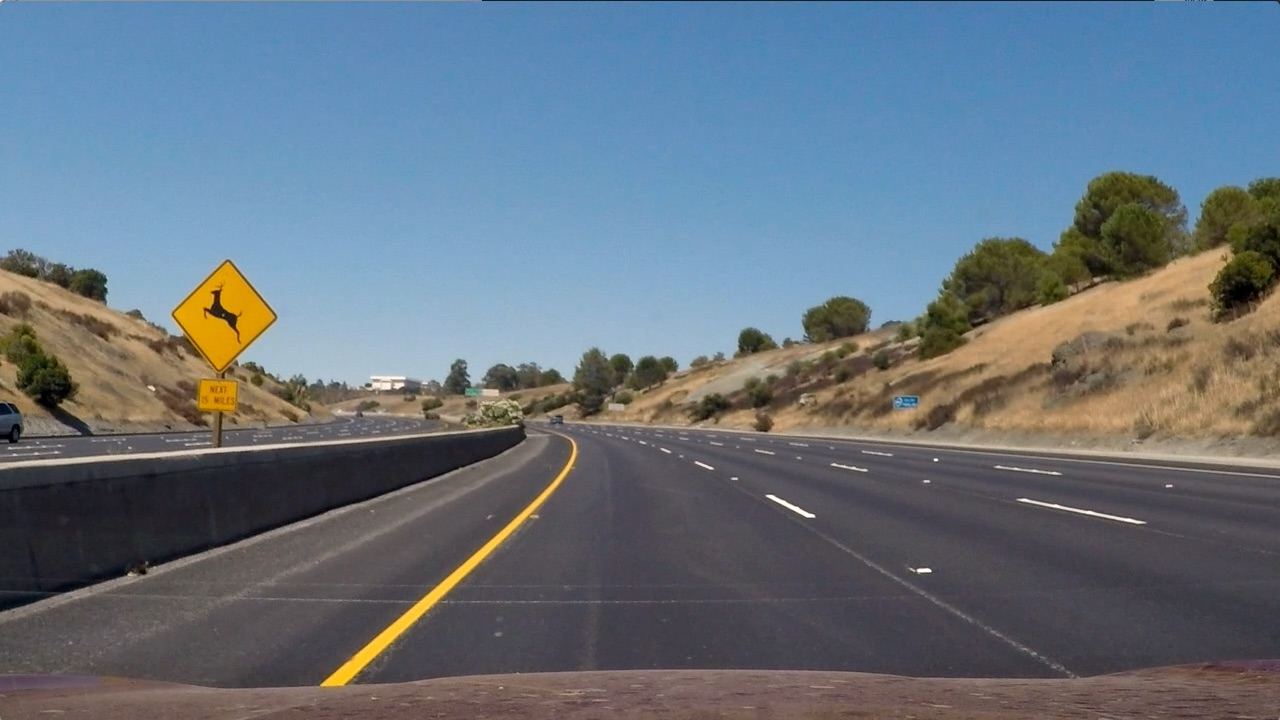
#> input picture test_images/test2.jpg, 1280 x 720 px
$ jupyter execute --allow-errors writeup.ipynb   (shell and % lines are left out)   (older library calls are emulated)
#> lines starting #> are read from the running program, lines starting #| are printed output that depends on the picture; after the words box and inside, x2 and y2 are one past the last pixel; in counts of white or black regions, pixels touching at a corner belong together
### notebooks/laneline.py
import numpy as np
import cv2
import json
from scipy.ndimage.filters import gaussian_filter
from scipy.optimize import minimize


##mostly image functions

def gaussian_blur(img, kernel_size):
    """Applies a Gaussian Noise kernel"""
    return cv2.GaussianBlur(img, (kernel_size, kernel_size), 0)

def maybe_grayscale(img):
    '''Converts the image to gray scale if it isnt already single channel'''
    if len(img.shape) == 3 and img.shape[-1] !=1:
        gray = cv2.cvtColor(img, cv2.COLOR_RGB2GRAY)
    else:
        gray = img

    return gray

def apply_mask(img, thresh, norm=False):
    '''Applies an interval threshold to an image, returns a boolean mask'''
    if norm:
        z = np.uint8(255 * img/np.max(img))
    else:
        z = img

    mask = np.zeros_like(z)
    mask[ (z >= thresh[0]) & (z <= thresh[1])]=1
    return mask

def abs_thresh(img, orient='x', sobel_kernel=3, thresh=(0, 255)):
    '''directional sobel filter threshold'''
    gray = maybe_grayscale(img)
    if orient=='x':
        s = np.abs(cv2.Sobel(gray, cv2.CV_64F, 1, 0, ksize=sobel_kernel))
    elif orient=='y':
        s = np.abs(cv2.Sobel(gray, cv2.CV_64F, 0, 1, ksize=sobel_kernel))

    return apply_mask(s,thresh, norm=True)

# [10 lines left out: function mag_thresh, not called in this run]

def angle_thresh(img, sobel_kernel=3, thresh=(0, np.pi/2)):
    '''soble filter by angle'''
    gray = maybe_grayscale(img)
    sx = np.abs(cv2.Sobel(gray, cv2.CV_64F, 1, 0, ksize=sobel_kernel))
    sy = np.abs(cv2.Sobel(gray, cv2.CV_64F, 0, 1, ksize=sobel_kernel))

    theta = np.arctan2(sy,sx)
    return apply_mask(theta,thresh, norm=False)


##lane line masking

def filter_by_color(img):
    '''Use color information to find lane lines'''

    #1 from the first project, find yellow lines and white lines individually
    #yellow mask
    lowery = np.array([175,175,0])
    upper= np.array([255,255,150])
    yellow = cv2.inRange(img, lowery, upper)

    #white mask
    lowery = np.array([195,195,195])
    upper= np.array([255,255,255])
    white = cv2.inRange(img, lowery, upper)

    #2. convert to HLS and exploit some observations
    #HLS it
    hls = cv2.cvtColor(img, cv2.COLOR_RGB2HLS)

    #split out color channels
    H, L ,S = hls[:,:,0], hls[:,:,1], hls[:,:,2]


    #the yellow lane lines lie mostly a strong S channel and low H channel
    #while the white lines are mostly in a strong L channel
    a=apply_mask(S,(120,255))
    b=apply_mask(L,(210,255))
    c=apply_mask(H,(0,50))

    #mix in the first project's findings
    yellow_line = np.logical_and( np.logical_or(a,yellow), c)
    white_line = np.logical_or(b ,white)

    return np.logical_or(yellow_line, white_line)


def lane_line_mask(img):
    '''masks out image where lane lines might be'''

    #use color information
    a = filter_by_color(img)

    #use directional gradients
    b = abs_thresh(img,'x', sobel_kernel=3, thresh=(50,255))
    b = angle_thresh(b, sobel_kernel=3, thresh=(.75,np.pi/2))

    return np.maximum(a,b)


##curve fitting stuff

def gauss(x,mu, sig):
    '''simple normal dist'''
    z=  np.exp( -1.0*(x-mu)**2  / (2*sig**2))
    return z / np.sum(z)

def safe_norm(q,L=640):
    '''helper function to check for a valid distribution and either normalize or return a uniform distribution'''
    if np.sum(q) ==0 or q is None:
        q=np.ones(L)
    return q/np.sum(q)

def observation_dist(img,y,high,low):
    '''calculates a histogram for a slice of lane line image
       the slice is runs from indexes y-low to y+high'''
    #take a slice of image and calculate a histogram
    p=np.sum(img[ max(y-low,0):y+high,:], axis=0)

    return safe_norm(p,img.shape[1])

def simple_bayes_filter(img,p_move,prior=None):
    '''walk vertically through a lane line image and generate a per row
        probability distribution of where the lane line is'''

    ys,xs = img.shape[:2]

    if prior is None:
        prior = safe_norm(prior,xs)

    #1. sample a distribution for a set of rows,
    #2. multiply it by our prior belief of where the lane line is (the prior set of rows)
    #3. Add some uncertainty as we move vertically by convolving against p_move

    row_probs=[]
    for i in range(ys):

        #get our current observation distribution
        p = observation_dist(img,i,10,10)

        #mix with prior
        p = safe_norm(p*prior,xs)
        row_probs.append(p)

        #move left or right a little bit
        prior = safe_norm(np.convolve(p,p_move, mode='same'),xs)

    return np.array(row_probs)

def filter_image_by_bayes(img,x):
    '''Takes a per row probability distribution (x) and returns pixels found
       withing the interquartile range of that row's distribution'''

    new_im=[]
    for i in range(x.shape[0]):
        try:
            d = np.cumsum(x[i,:])
            a = np.argmax(d[d <= .25])
            b = np.argmax(d[d <= .75])
            c = np.argmax(d[d <=.5])

            a = c-max(c-a,10)
            b = c+max(b-c,10)

            new_row = np.zeros(x.shape[1])
            new_row[a:b] = img[i,a:b]
            new_im.append(new_row)
        except: #d <= ? may never happen so guard against failure by just returning the entire row
            new_im.append(img[i,:])

    return np.array(new_im)


def fit(left,right,p0,xm_per_pix=3.7/700, ym_per_pix=30.0/720, bounds=None):
    '''fits a quadratic lane line model using image of left and right lanes

        p0: initial guess of parameters
        bounds: interval bounds for each parameter

        Both left and right lane lines are fit at the same time, ie, they share paramters.

    '''
    def get_points(Z):
        '''get the non zero pixels in x,y coordinate'''
        y,x = np.nonzero(Z)
        return np.float64(x)*xm_per_pix , np.float64(y)*ym_per_pix

    xl,yl = get_points(left)
    xr,yr = get_points(right)

    xr+=left.shape[1]*xm_per_pix #shift the left line over a bit in the x direction

    def f(p):
        '''error function for fit: total MSE for both lines'''
        A,B,C,D = p
        #D=850 #fix lane width?
        pred_x_l = A*(yl**2)+B*yl+C
        pred_x_r = A*(yr**2)+B*yr+(C+D)
        return np.mean((xl-pred_x_l)**2)+ np.mean((xr-pred_x_r)**2)

    if bounds is None:
        bounds = [(None,None),(None,None),(100.0*xm_per_pix,400*xm_per_pix),(800.0*xm_per_pix,900.0*xm_per_pix)]

    thefit = minimize(f,p0,method='L-BFGS-B',bounds=bounds)

    #TODO check for convergence before returning results

    return thefit.x


#lane line finder class!
class LaneLineFinder(object):
    '''finds lane lines in an image'''
    def __init__(self, camera_file):

        #constants
        self.IMAGE_X, self.IMAGE_Y = 1280,720

        #movement left/right per frame
        self.p_new_frame = gauss(np.arange(-100,100+1,1),mu=0, sig = 5)

        #movement left/right per increase in y
        self.p_move=gauss(np.arange(-50,50+1,1),mu=0, sig = .5)

        #scale params
        self.ym_per_pix = 30/720 # meters per pixel in y dimension
        self.xm_per_pix = 3.7/700 # meters per pixel in x dimension

        #load the camera file
        self.mtx, self.dist = self.load_camera(camera_file)

        #setup the warp params
        self.M, self.M_inv = self.calc_warp_matrix()

        #history
        self.prior_left = None
        self.prior_right = None

        self.fit_params=[] #history of found lane line parameters
        self.position=[] #lane line position,radius of curve

    def load_camera(self, camera_file):
        '''load the camera calibration model'''
        with open(camera_file, 'r') as f:
            camera_cal = json.loads(f.read())

        mtx = np.array(camera_cal['mtx'], np.float32)
        dist = np.array(camera_cal['dist'], np.float32)
        return mtx,dist

    def calc_warp_matrix(self):
        '''calculates the warp matrices'''
        points = np.array([[210,self.IMAGE_Y],[595,450],[685,450],[1100,self.IMAGE_Y]], np.float32)
        dst = np.array([[210,self.IMAGE_Y],[210,0],[1100,0],[1100,self.IMAGE_Y]], np.float32)

        M = cv2.getPerspectiveTransform(points, dst)
        M_inv = cv2.getPerspectiveTransform(dst,points)

        return M, M_inv

    def lane_line_model(self,r,y):
        '''returns plotable lane lines from lane line fit parameters (r)'''
        left_fit = (r[0]*y**2+r[1]*y+r[2])/self.xm_per_pix
        right_fit = (r[0]*y**2+r[1]*y+r[2]+r[3])/self.xm_per_pix
        return left_fit, right_fit

    def lane_line_curve(self,r,y_eval=0):
        '''calculates road curvature'''
        return ((1 + (2*r[0]*y_eval + r[1])**2)**1.5) / np.absolute(2*r[0])

    def lane_line_position(self,r):
        '''calculates vehicle position relative to lane center'''
        lane_center = (r[2]+r[3]*.5)
        position =  self.IMAGE_X*self.xm_per_pix*.5 -  lane_center
        return position

    def draw_lines(self,r,ms=.1):
        '''creates two images for rendering purposes given fit params (r)

            1. A top down minimap view
            2. A warped filled in lane line
        '''

        ##minimap

        #generate the lines
        y=np.arange(self.IMAGE_Y)
        left_fit, right_fit = self.lane_line_model(r,y*self.ym_per_pix)

        #calculate the curvature and position
        position=self.lane_line_position(r)
        curve = self.lane_line_curve(r)

        #create the minimap
        blank = np.zeros([self.IMAGE_Y,self.IMAGE_X]).astype(np.uint8)
        minimap = np.dstack((blank, blank, blank))

        y_max = self.IMAGE_Y*(1-ms)-10
        x_offset = -1*r[2]/self.xm_per_pix*ms + 2+10
        lines = [np.int32(list(zip(left_fit*ms+x_offset,y_max+y*ms))),np.int32(list(zip(right_fit*ms+x_offset,y_max+y*ms)))]
        minimap = cv2.polylines(minimap,lines,False,(0,255,0),4)

        #draw the car
        car_pos = (r[2]+r[3]*.5)/self.xm_per_pix*ms +x_offset
        cv2.circle(minimap,(int(car_pos),int(y_max)),4,(0,255,0),5 )

        minimap =np.copy(minimap[::-1,:])

        font = cv2.FONT_HERSHEY_SIMPLEX
        headsup = 'pos: %.2f(m) curve: %d(m)'%(position,int(curve))
        minimap=cv2.putText(minimap,headsup,(30,self.IMAGE_Y-int(y_max)+30), font, .5,(0,255,0),1,cv2.LINE_AA)

        ##Warped lane

        #create the lane overlay warped back on the road
        blank = np.zeros([self.IMAGE_Y,self.IMAGE_X]).astype(np.uint8)
        overlay = np.dstack((blank, blank, blank))

        # Recast the x and y points into usable format for cv2.fillPoly()
        pts_left = np.array([np.transpose(np.vstack([left_fit, y]))])
        pts_right = np.array([np.flipud(np.transpose(np.vstack([right_fit, y])))])
        pts = np.hstack((pts_left, pts_right))

        # Draw the lane onto the warped blank image
        cv2.fillPoly(overlay, np.int_([pts]), (0,255, 0))

        overlay =overlay[::-1,:]

        # Warp the blank back to original image space using inverse perspective matrix (Minv)
        overlay = cv2.warpPerspective(overlay, self.M_inv, (self.IMAGE_X,self.IMAGE_Y))

        return minimap,overlay

    # [63 lines left out: function process_img, not called in this run]

### notebooks/writeup.ipynb
# Generate images for writeup

[cell 1]
from laneline import *
import cv2
%pylab inline

[cell 2]
#load
img = cv2.imread('../test_images/test2.jpg')
#> img is the input picture: shape (720, 1280, 3); mean B, G, R 125.5, 114.6, 102.8
img = cv2.cvtColor(img, cv2.COLOR_BGR2RGB)
imshow(img)

[cell 3]
lanefitter = LaneLineFinder('camera.json')
#> (reads notebooks/camera.json from the repository)

[cell 4]
'''calculates the warp matrices'''
points = np.array([[210,lanefitter.IMAGE_Y],[595,450],[685,450],[1100,lanefitter.IMAGE_Y]], np.float32)
dst = np.array([[210,lanefitter.IMAGE_Y],[210,0],[1100,0],[1100,lanefitter.IMAGE_Y]], np.float32)

M = cv2.getPerspectiveTransform(points, dst)
M_inv = cv2.getPerspectiveTransform(dst,points)

[cell 5]
#load
img2 = cv2.imread('../test_images/straight_lines1.jpg')
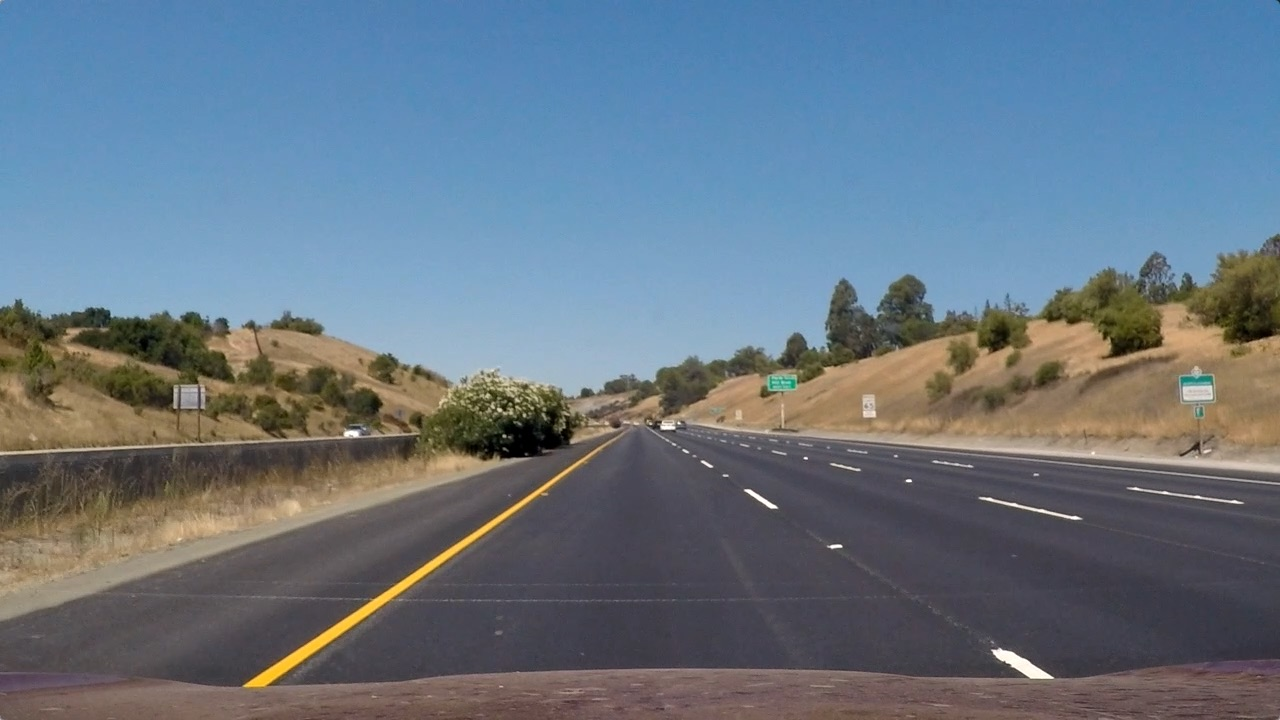
#> input picture test_images/straight_lines1.jpg, 1280 x 720 px
#> img2 is the input picture: shape (720, 1280, 3); mean B, G, R 131.2, 117.7, 103.2
img2 = cv2.cvtColor(img2, cv2.COLOR_BGR2RGB)
imshow(img2)

img2 = cv2.undistort(img2, lanefitter.mtx, lanefitter.dist, None, lanefitter.mtx)

warped2 = cv2.warpPerspective(img2, M, (lanefitter.IMAGE_X,lanefitter.IMAGE_Y))

[cell 6]
figure(figsize=(12,6))
subplot(1,2,1)
imshow(img2)
plot([p[0] for p in points],[p[1] for p in points],'red',linewidth=2, label='org')
plot([p[0] for p in dst],[p[1] for p in dst],'blue',linewidth=2,label='dest')
legend()
ylim(720,0)
xlim(0,1280)

subplot(1,2,2)
imshow(warped2)
plot([p[0] for p in dst],[p[1] for p in dst],'red',linewidth=2)
ylim(720,0)
xlim(0,1280)

[cell 7]
import pandas as pd

[cell 8]
from IPython.display import HTML

#> (a cell that did not finish here is left out)

[cell 10]
df = pd.DataFrame({'x_org':[p[0] for p in points]
,'y_org':[p[1] for p in points]
,'x_dest':[p[0] for p in dst]
,'y_dest':[p[1] for p in dst]})

HTML(df.to_html(index=False))

[cell 11]
#undistort
undist = cv2.undistort(img, lanefitter.mtx, lanefitter.dist, None, lanefitter.mtx)
#warp
warped = cv2.warpPerspective(undist, lanefitter.M, (lanefitter.IMAGE_X,lanefitter.IMAGE_Y))
#generate a lane line mask
mask = lane_line_mask(warped)
#> in filter_by_color, `yellow = cv2.inRange(img, lowery, upper)`:
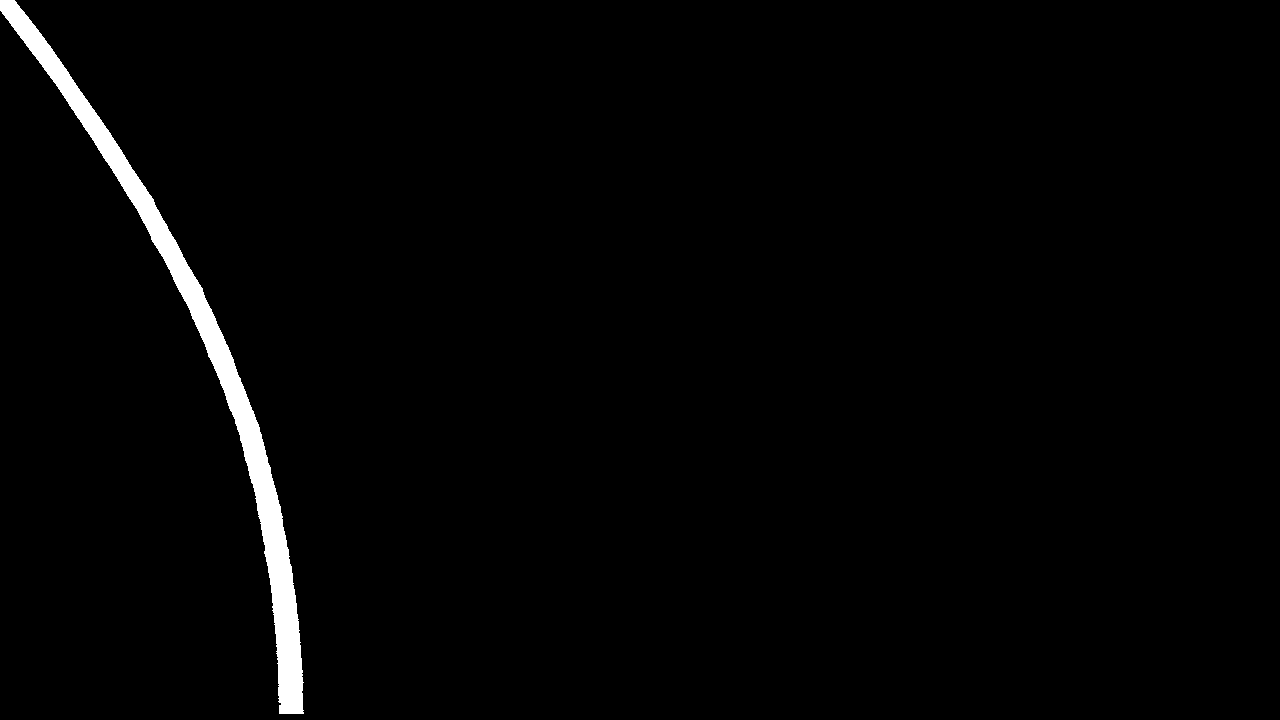
#> yellow: shape (720, 1280); 1.8% white; 1 white region, box (x1, y1, x2, y2) and area: (0, 0, 304, 714) 16262
#> in filter_by_color, `H, L ,S = hls[:,:,0], hls[:,:,1], hls[:,:,2]`:
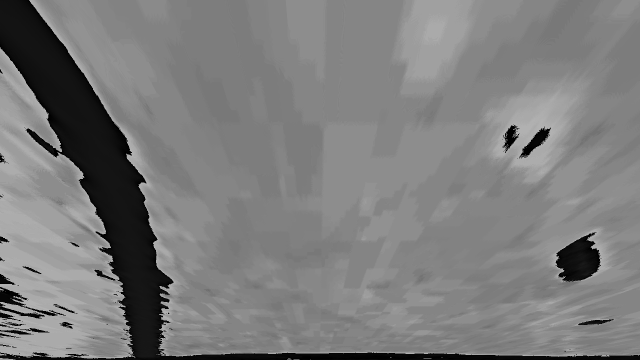
#> H: shape (720, 1280) (shown at 1/2 size); min 0, max 179, mean 124.4

#left/right split
L = mask[:,:int(mask.shape[1]/2)]
#> L: shape (720, 640) float64; values 0 (black) and 1 (white), 5.3% white; 133 white regions (126 under 20 px), largest, box (x1, y1, x2, y2) and area: (0, 0, 312, 716) 23511, (0, 27, 50, 94) 516, (319, 547, 334, 557) 76
R = mask[:,int(mask.shape[1]/2):]
#> R: shape (720, 640) float64; values 0 (black) and 1 (white), 1.4% white; 109 white regions (95 under 20 px), largest, box (x1, y1, x2, y2) and area: (385, 222, 471, 305) 2314, (502, 477, 560, 557) 2212, (250, 0, 293, 39) 746

#flip the y values for sanity
left = L[::-1,:]
#> left: shape (720, 640) float64; values 0 (black) and 1 (white), 5.3% white; 133 white regions (126 under 20 px), largest, box (x1, y1, x2, y2) and area: (0, 4, 312, 720) 23511, (0, 626, 50, 693) 516, (319, 163, 334, 173) 76
right = R[::-1,:]
#> right: shape (720, 640) float64; values 0 (black) and 1 (white), 1.4% white; 109 white regions (95 under 20 px), largest, box (x1, y1, x2, y2) and area: (385, 415, 471, 498) 2314, (502, 163, 560, 243) 2212, (250, 681, 293, 720) 746

#remove noise
P_left = simple_bayes_filter(left,lanefitter.p_move,prior=lanefitter.prior_left)
#> after the loop in simple_bayes_filter, `for i in range(ys):`: row_probs = 720 items
P_right = simple_bayes_filter(right,lanefitter.p_move,prior=lanefitter.prior_right)

left2= filter_image_by_bayes(left,P_left)
#> the loop in filter_image_by_bayes, `for i in range(x.shape[0]):` made 720 passes
#> (a, b, c) on passes 1 to 3: (282, 302, 292), (280, 300, 290), (279, 299, 289)
#> in filter_image_by_bayes, `return np.array(new_im)`:
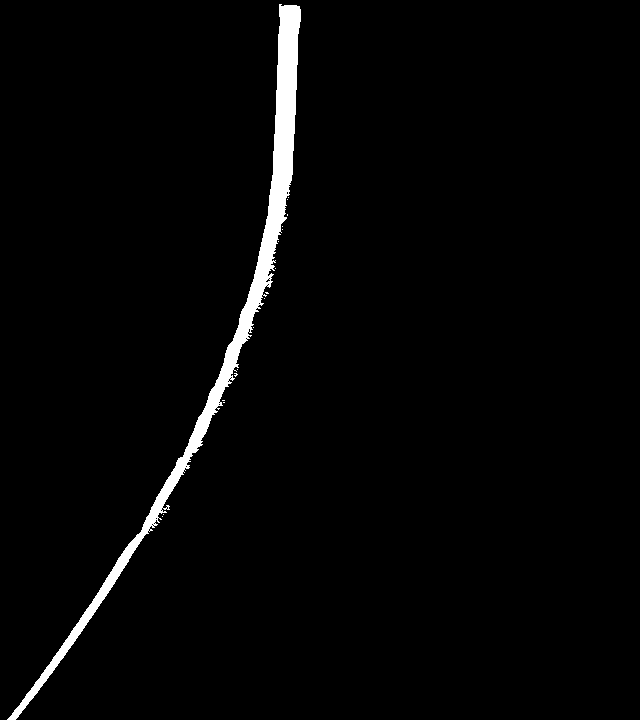
#> returned value: shape (720, 640) float64; values 0 (black) and 1 (white), 2.3% white; 17 white regions (16 under 20 px), largest, box (x1, y1, x2, y2) and area: (7, 4, 301, 720) 10514
right2 = filter_image_by_bayes(right,P_right)
#> the loop in filter_image_by_bayes (call 2), `for i in range(x.shape[0]):` made 720 passes
#> (a, b, c) on passes 1 to 3: (494, 514, 504), (494, 514, 504), (494, 514, 504)
#> (the rest of the program and of its run is left out)
